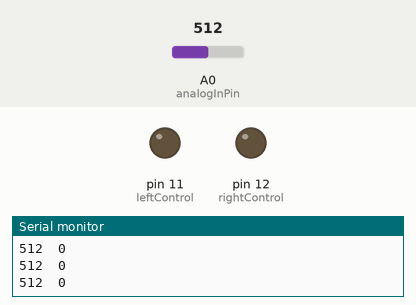
A sketch run on a simulated Arduino Uno, built with avr-gcc and run on an emulated ATmega328P. On the bench: output pins drawn as LEDs (lit = HIGH), the last lines printed to the serial monitor. The inputs (shaded band) are chosen by the test bench; at power-on: A0 (analogInPin) = 512.

Above: at 1.2 s.
1.3 s: A0 (analogInPin) set to 527
At 2.4 s:
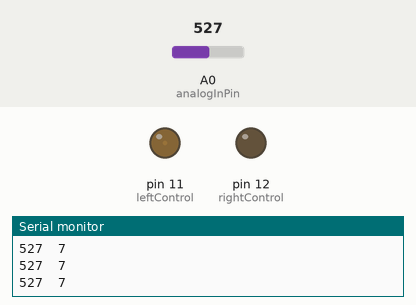
2.8 s: A0 (analogInPin) set to 716
At 3.5 s:
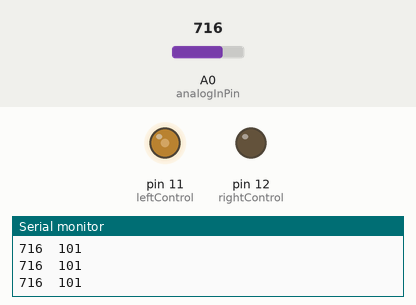
4.3 s: A0 (analogInPin) set to 1023
At 4.8 s:
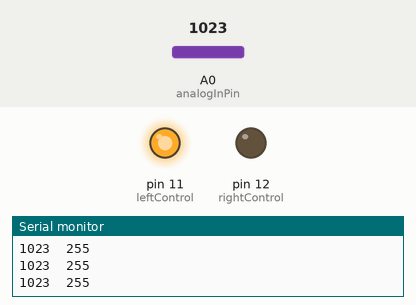
5.8 s: A0 (analogInPin) set to 122
At 7.0 s:
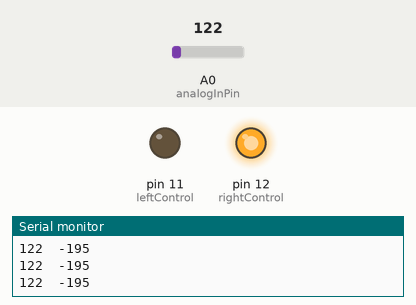
7.3 s: A0 (analogInPin) set to 244
8.8 s: A0 (analogInPin) set to 275
At 9.4 s:
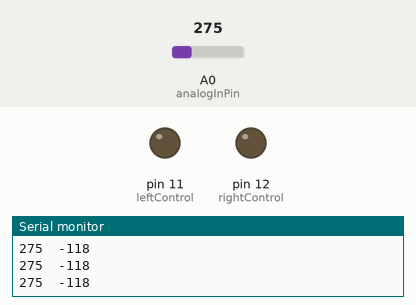
Timing chart, 0 to 11.8 s (numbered marks = the images above; inputs shaded):
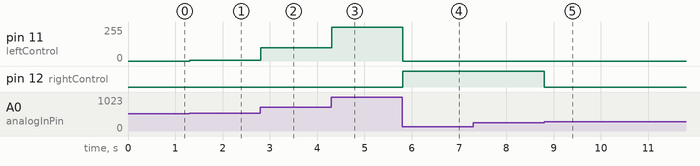

The sketch:

AnalogHBridgeCtrl.ino
```cpp
const uint8_t analogInPin  = A0;    // analog input pin
const uint8_t leftControl  = 11;    // left side of the H-bridge
const uint8_t rightControl = 12;    // right side of the H-bridge

int sensorValue = 0;            // value read from potentiometer
int outputValue = 0;            // value written to the analog output

void setup() {
  Serial.begin(9600);
}

void loop() {
  // Read in the analog value
  sensorValue = analogRead(analogInPin);
  // map it from the input range (0-1023) to the analog output range (-255-255)
  outputValue = map(sensorValue,0,1023,-255,255);
  // set the direction control pins
  if (outputValue > 0) {
    analogWrite(leftControl, abs(outputValue));
    digitalWrite(rightControl, LOW);
  } else if (outputValue < 0) {
    analogWrite(rightControl, abs(outputValue));
    digitalWrite(leftControl, LOW);
  } else {
    digitalWrite(leftControl, LOW);
    digitalWrite(rightControl, LOW);
  }
  // change the analog output and report values
  Serial.print(sensorValue);
  Serial.print("\t");
  Serial.println(outputValue);
  delay(10);
}
```

Measured:
- the behaviour switches between 256 and 257 on A0 (analogInPin) (found by bisection; images 4 and 5)
- after the input at 1.3 s, pin 11 (leftControl): 0/255 → 7/255 at once
- after the input at 2.8 s, pin 11 (leftControl): 7/255 → 101/255 at once
- after the input at 4.3 s, pin 11 (leftControl): 101/255 → 255/255 at once
- after the input at 5.8 s, pin 11 (leftControl): 255/255 → 0/255 at once; pin 12 (rightControl): LOW → HIGH at once
- after the input at 8.8 s, pin 12 (rightControl): HIGH → LOW at once
